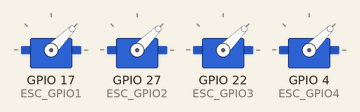
Recording of a program running on a simulated Raspberry Pi (BCM pin numbers). Parts: 4 × servo. Servo angles are drawn from the pulse width (0.5 ms = 0°, 2.5 ms = 180°). At 7.0 s the program stops and its outputs stay as they are.

Above: at 0.1 s.
At 2.6 s:
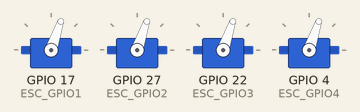
At 3.1 s:
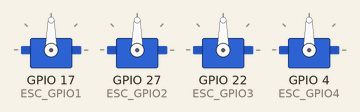
Timing chart, 0 to 6.5 s (numbered marks = the images above):
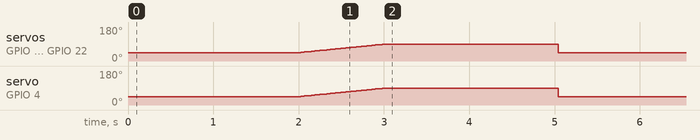

Measured:
- by itself, servo on GPIO 17 (ESC_GPIO1), servo on GPIO 27 (ESC_GPIO2), servo on GPIO 22 (ESC_GPIO3), servo on GPIO 4 (ESC_GPIO4): rises from 45° to 90° in 1.0 s, then falls to 45° in 2.0 s

The program:

PWM_Test.py
```python
import time
import pigpio

ESC_GPIO1 = 17  # GPIO pin connected to ESC signal wire
ESC_GPIO2 = 27
ESC_GPIO3 = 22
ESC_GPIO4 = 4

pi = pigpio.pi()  # Connect to local pigpio daemon
if not pi.connected:
    exit()

# Initialize ESC to minimum throttle
pi.set_servo_pulsewidth(ESC_GPIO1, 1000)  # 1000 µs pulse = minimum throttle
pi.set_servo_pulsewidth(ESC_GPIO2, 1000)
pi.set_servo_pulsewidth(ESC_GPIO3, 1000)
pi.set_servo_pulsewidth(ESC_GPIO4, 1000)
time.sleep(2)  # Wait 2 seconds to arm the ESC

# Gradually increase throttle from 1000 to 1500
for throttle in range(1000, 1501, 10):
    pi.set_servo_pulsewidth(ESC_GPIO1, throttle)
    pi.set_servo_pulsewidth(ESC_GPIO2, throttle)
    pi.set_servo_pulsewidth(ESC_GPIO3, throttle)
    pi.set_servo_pulsewidth(ESC_GPIO4, throttle)
    time.sleep(0.02)  # 20 milliseconds delay

time.sleep(2)  # Hold max throttle for 2 seconds

# (Optional) Stop the ESC (if desired)
pi.set_servo_pulsewidth(ESC_GPIO1, 1000)
pi.set_servo_pulsewidth(ESC_GPIO2, 1000)
pi.set_servo_pulsewidth(ESC_GPIO3, 1000)
pi.set_servo_pulsewidth(ESC_GPIO4, 1000)
time.sleep(2)  # Hold min throttle for 2 seconds

# Cleanup
pi.set_servo_pulsewidth(ESC_GPIO1, 0)  # Disable PWM
pi.set_servo_pulsewidth(ESC_GPIO2, 0)
pi.set_servo_pulsewidth(ESC_GPIO3, 0)
pi.set_servo_pulsewidth(ESC_GPIO4, 0)
pi.stop()
```
